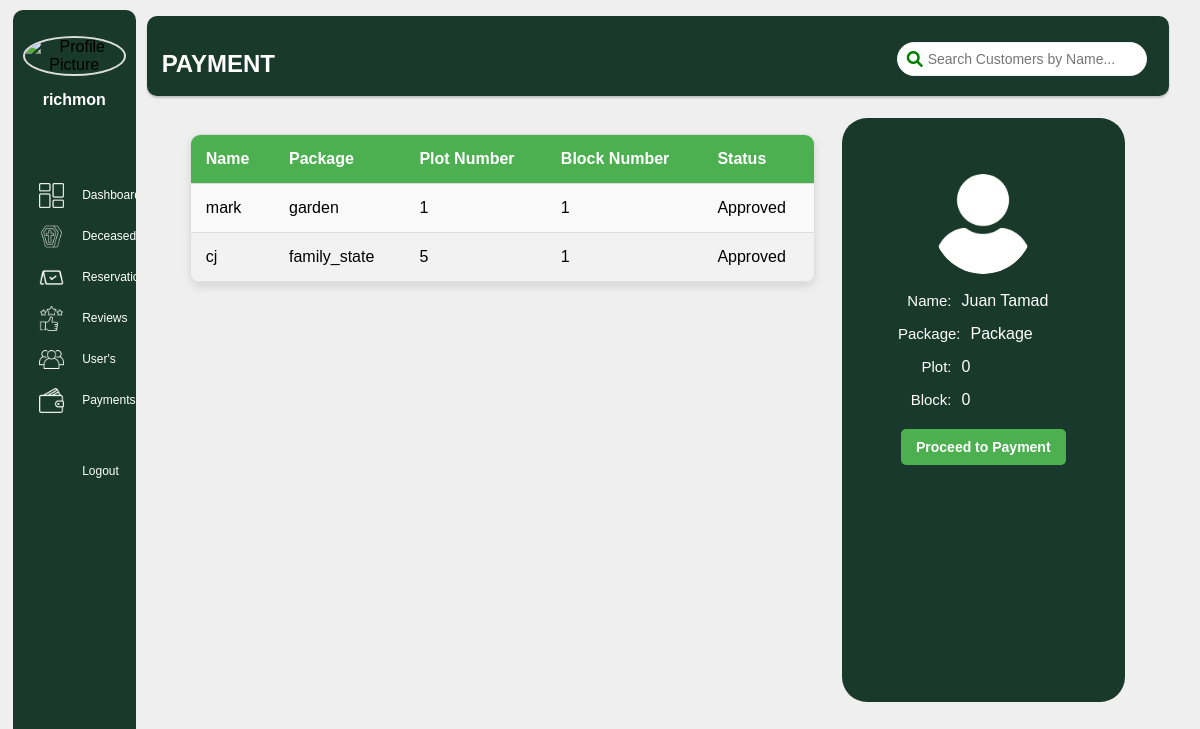
Screenshot of /admindashboard/adminpayment.php (signed in) with the database file from the repository.
### tables this page shows
CREATE TABLE `reservation` (
  `id` int(11) NOT NULL,
  `firstname` varchar(250) NOT NULL,
  `surname` varchar(250) NOT NULL,
  `package` varchar(100) NOT NULL,
  `plotnumber` int(11) NOT NULL,
  `blocknumber` int(11) NOT NULL,
  `email` varchar(100) NOT NULL,
  `contact` varchar(11) NOT NULL,
  `time` timestamp NOT NULL DEFAULT current_timestamp() ON UPDATE current_timestamp(),
  `user_id` int(11) NOT NULL,
  `address` varchar(255) NOT NULL,
  `status` varchar(50) DEFAULT 'Pending',
  `province` varchar(255) NOT NULL,
  `municipality` varchar(255) NOT NULL,
  `completeaddress` varchar(255) NOT NULL
);

### admindashboard/adminpayment.php (the view, shortened to what this page needs)
<?php
$firstname = isset($_SESSION['firstname']) ? htmlspecialchars($_SESSION['firstname']) : 'Guest';
require_once '../connection/connection.php';
$searchTerm = isset($_GET['search']) ? $_GET['search'] : '';
$sql = "SELECT firstname, package, plotnumber, blocknumber, status
        FROM reservation
        WHERE status = 'approved'
        AND firstname LIKE :searchTerm";
$stmt = $conn->prepare($sql);
$stmt->bindValue(':searchTerm', '%' . $searchTerm . '%', PDO::PARAM_STR);
$stmt->execute();
$result = $stmt->fetchAll(PDO::FETCH_ASSOC);
 $userId = $_SESSION['user_id'];
 $stmt = $conn->prepare("SELECT profile_pic FROM users WHERE id = :id");
 $stmt->bindParam(':id', $userId);
 $stmt->execute();
 $user = $stmt->fetch(PDO::FETCH_ASSOC);
 $profilePic = !empty($user['profile_pic']) ? $user['profile_pic'] : 'default.png';
?>
<!DOCTYPE html>
<html lang="en">
<head>
    <link rel="stylesheet" href="./admindashboardcss/adminpayment.css">
    <link rel="stylesheet" href="https://cdnjs.cloudflare.com/ajax/libs/font-awesome/6.0.0-beta3/css/all.min.css">
</head>
<body>
        <div class="row">
        <div class="left-content col-3">
        <div class="adminprofile">
                            <center>
                            <img src="../uploads/profile_pics/<?php echo $profilePic; ?>" alt="Profile Picture">
                                <div class="dropdown">
                                    <button class="dropdown-btn">
                                        <?php echo "<h4> $firstname</h4>" ?>
                                    </button>
                                </div>
                        </center>
                        </div>
                        <br>
                        <div class="adminlinks">
                            <span><img src="../images/dashboard.png" alt="">&nbsp;&nbsp;&nbsp;<a href="adminDashboard.php">Dashboard</a></span>
                            <span><img src="../images/deceased.png" alt="">&nbsp;&nbsp;&nbsp;<a href="adminDeceased.php">Deceased</a></span>
                            <span><img src="../images/reservation.png" alt="">&nbsp;&nbsp;&nbsp;<a href="adminreservation.php">Reservation</a></span>
                            <span><img src="../images/review.png" alt="">&nbsp;&nbsp;&nbsp;<a href="adminreviews.php">Reviews</a></span>
                            <span><img src="../images/users.png" alt="">&nbsp;&nbsp;&nbsp;<a href="adminusers.php">User's</a></span>
                            <span><img src="../images/payment.png" alt="">&nbsp;&nbsp;&nbsp;<a href="adminpayment.php">Payments</a></span>
                            <span><img src="../images/logout.png" alt="">&nbsp;&nbsp;&nbsp;<a href="../logout.php">Logout</a></span>
                        </div>
                        <br>
                </div>
                <div class="main">
                <div class="right-content1">
                    <div class="right-header col-10">
                        <br>
                        <span><h2>PAYMENT</h2></span>
                        <div class="search-box">
                            <i class="fas fa-search search-icon"></i>
                            <input type="text" id="search" class="search-input" placeholder="Search Customers by Name..." onkeyup="searchUsers()">
                    </div>
                </div>
                <div class="right-content2">
                    <div class="right-header2 col-9">
                        <div class="left-content1">
                            <div class="table-container">
                                <table>
                                    <thead>
                                        <tr>
                                            <th>Name</th>
                                            <th>Package</th>
                                            <th>Plot Number</th>
                                            <th>Block Number</th>
                                            <th>Status</th>
                                        </tr>
                                    </thead>
                                    <tbody id="userTableBody">
                                        <?php
                                        if ($result) {
                                            foreach ($result as $row) {
                                                echo "<tr>
                                                        <td>" . htmlspecialchars($row['firstname']) . "</td>
                                                        <td>" . htmlspecialchars($row['package']) . "</td>
                                                        <td>" . htmlspecialchars($row['plotnumber']) . "</td>
                                                        <td>" . htmlspecialchars($row['blocknumber']) . "</td>
                                                        <td>" . htmlspecialchars($row['status']) . "</td>
                                                    </tr>";
                                            }
                                        } else {
                                            echo "<tr><td colspan='5'>No approved reservations found.</td></tr>";
                                        }
                                        ?>
                                    </tbody>
                                </table>
                            </div>
                        </div>
                        <div class="right-content">
                            <div id="userDisplay">
                                <div id="userDetails">
                                    <img id="userImage" src="../images/female.png" alt="User Image">
                                    <br>
                                    <div class="user-row">
                                        <label>Name:</label>
                                        <span id="labelFirstname">Juan Tamad</span>
                                    </div>
                                    <div class="user-row">
                                        <label>Package:</label>
                                        <span id="labelPackage">Package</span>
                                    </div>
                                    <div class="user-row">
                                        <label>Plot:</label>
                                        <span id="labelPlot">0</span>
                                    </div>
                                    <div class="user-row">
                                    <label>Block:</label>
                                    <span id="labelBlock">0</span>
                                    </div>
                                    <button id="proceedPaymentButton" onclick="openPaymentModal()">Proceed to Payment</button>
                                </div>
                            </div>
                        </div>
                    </div>
                </div>
        </div>
</body>
</html>

### admindashboard/admindashboardcss/adminpayment.css (style rules this page uses)
* { margin: 0; padding: 0; box-sizing: border-box; font-family: Arial, sans-serif; }
body { background-color: #efefef; }
.row::after { content: ""; clear: both; display: block; }
[class*="col-"] { float: left; padding: 15px; }
.col-3 { width: 25%; }
.col-9 { width: 75%; }
.col-10 { width: 83.33%; }
.row { width: 100%; height: 100vh; display: flex; }
.left-content { background-color:#18392b; color: black; border-radius: 10px; height: 95vh; margin-top: 0.6rem; margin-left: 0.8rem; margin-right: 10px; width: 250px; position: relative; padding: 1rem; overflow-y: hidden; }
.adminprofile img { width: 150px; height: 150px; border-radius: 50%; object-fit: cover; border: 2px solid #ddd; margin-top: 50px; margin-left:20px; }
.main { width: 100%; margin-top: 1rem; }
.right-content1 { margin-left: 1px; padding-top: 1px; width: 97%; height: 5rem; background-color:#18392b; color: white; border-radius: 10px; box-shadow: 0 2px 2px rgba(0, 0, 0, 0.2) }
.right-content2 { margin-left: 1px; width: 97%; height: 77vh; margin-top: 1rem; color: rgb(0, 0, 0); border-radius: 10px; }
.left-content1 { background-color:#efefef; color: white; border-radius: 25px; height: 73vh; margin-top: 0.6rem; margin-left: 0.7rem; width: 700px; position: relative; padding: 1rem; }
.right-content { background-color: #18392b; color: white; border-radius: 25px; height: 73vh; margin-top: 0.6rem; margin-left: 0.7rem; width: 300px; position: relative; padding: 1rem; }
.right-header2 { display:flex; width: 100%; }
.adminlinks { display: flex; flex-direction: column; gap: 1rem; align-items: flex-start; margin-left: 10px; margin-top: 1px; }
.adminlinks span { display: flex; align-items: center; width: 100%; }
.adminlinks img { width: 25px; margin-right: 5px; }
.adminlinks a { text-decoration: none; color: white; font-size: 12px; display: inline-block; transition: color 0.3s, background-color 0.3s; }
.adminlinks span:last-child { margin-top: 2.1rem; margin-bottom: 5rem; }
.adminprofile { display: flex; align-items: center; justify-content: center; position: relative; bottom: 40px; right: 10px; }
.dropdown { position: relative; display: inline-block; margin-left: 20px; }
.dropdown-btn { background-color: transparent; color: rgb(255, 255, 255); padding: 10px 20px; border: none; display: flex; align-items: center; gap: 8px; font-size: 16px; }
.right-header { position: relative; }
.search-box { position: absolute; margin-top: 10px; left: 45%; display: flex; align-items: center; position: absolute; top: 15px; left:750px; }
.search-input { padding: 8px 8px 8px 30px; font-size: 14px; border: 1px solid #efefef; border-radius: 20px; width: 250px; }
.search-icon { position: absolute; left: 10px; font-size: 16px; color: green; }
.search-icon::before { content: '\f002'; }
.table-container { width: 100%; max-height: 390px; overflow-y: auto; border: 1px solid #ddd; border-radius: 10px; box-shadow: 0 4px 8px rgba(0, 0, 0, 0.1); }
table { width: 100%; border-collapse: collapse; font-family: 'Arial', sans-serif; background-color: #f9f9f9; }
thead th { background-color: #4CAF50; color: white; padding: 15px; text-align: left; border-bottom: 1px solid #ddd; position: sticky; top: 0; z-index: 1; }
tbody tr:nth-child(even) { background-color: #f2f2f2; }
th, td { padding: 15px; color:black; text-align: left; border-bottom: 1px solid #ddd; }
.table-container { scrollbar-color: forestgreen #f1f1f1; scrollbar-width: thin; }
#userDisplay { text-align: center; margin-bottom: 20px; }
#userImage { width: 100px; height: 100px; object-fit: cover; border-radius: 50%; margin: 0 auto; display: block; padding: 0; }
#userDetails { padding: 40px; border-radius: 8px; margin-bottom: 20px; height: 61.5vh; }
.user-row { display: flex; justify-content: space-between; margin-bottom: 15px; }
label { font-size: 15px; color: #ffffff; flex: 1; text-align: right; padding-right: 10px; }
span { color: #ffffff; flex: 2; text-align: left; }
button { background-color: #4CAF50; color: white; border: none; padding: 10px 15px; margin: 5px 0; border-radius: 5px; cursor: pointer; transition: background-color 0.3s; font-size: 14px; font-weight: bold; }

### rows the page displays
reservation: firstname "mark", package "garden", plotnumber "1", blocknumber "1", status "Approved"
reservation: firstname "cj", package "family_state", plotnumber "5", blocknumber "1", status "Approved"

### other values shown
$firstname "richmon"
